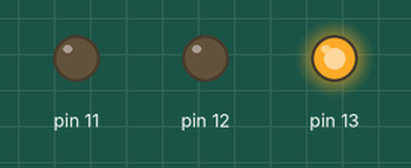
A sketch run on a simulated Arduino Uno, built with avr-gcc and run on an emulated ATmega328P. Parts: output pins drawn as LEDs (lit = HIGH).

Above: at 0.7 s.
At 1.9 s:
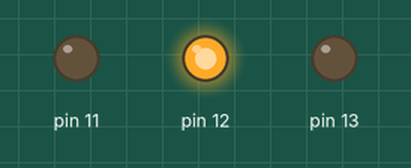
At 6.8 s:
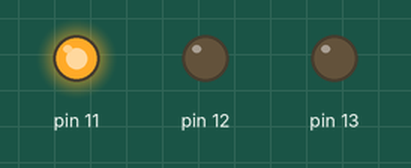
Timing chart, 0 to 8.7 s (numbered marks = the images above):
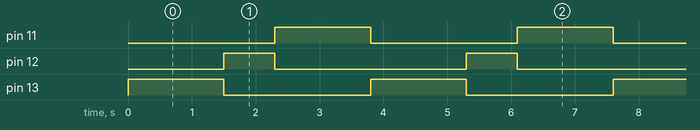

The sketch:

semaforo.ino
```cpp
/**
  Semáforo
  @author Matheus Pinheiro de Oliveira
  @author Meriani Garcia
*/


void setup() {
  pinMode(13, OUTPUT);
  pinMode(12, OUTPUT);
  pinMode(11, OUTPUT);

}

void loop() {
  digitalWrite(13, HIGH);
  delay(1500);
  digitalWrite(13, LOW);
  digitalWrite(12, HIGH);
  delay(800);
  digitalWrite(12, LOW);
  digitalWrite(11, HIGH);
  delay(1500);
  digitalWrite(11, LOW);

}
```

Measured:
- by itself, pin 11, pin 13: alternates HIGH for 1.5 s and LOW for 2.3 s
- by itself, pin 12: alternates HIGH for 0.80 s and LOW for 3.0 s
- by itself, everything shown: repeats every 3.8 s, in 4 steps
